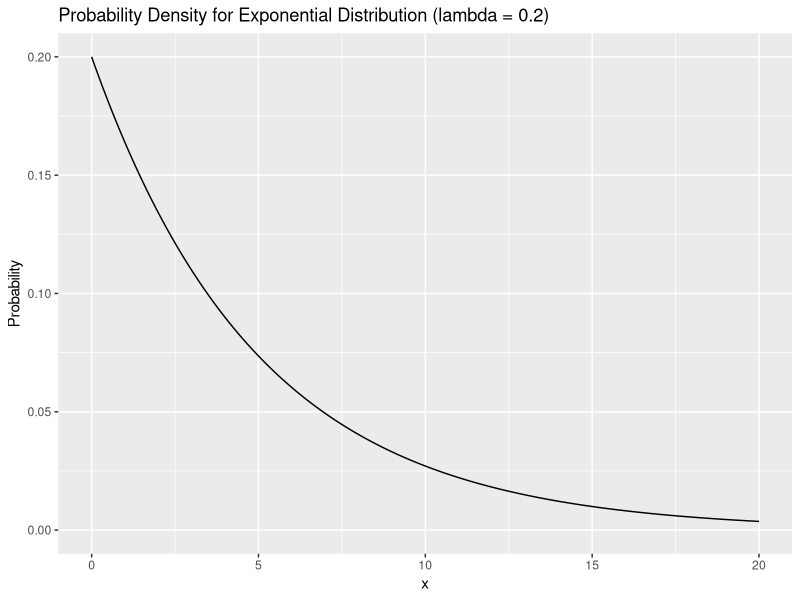
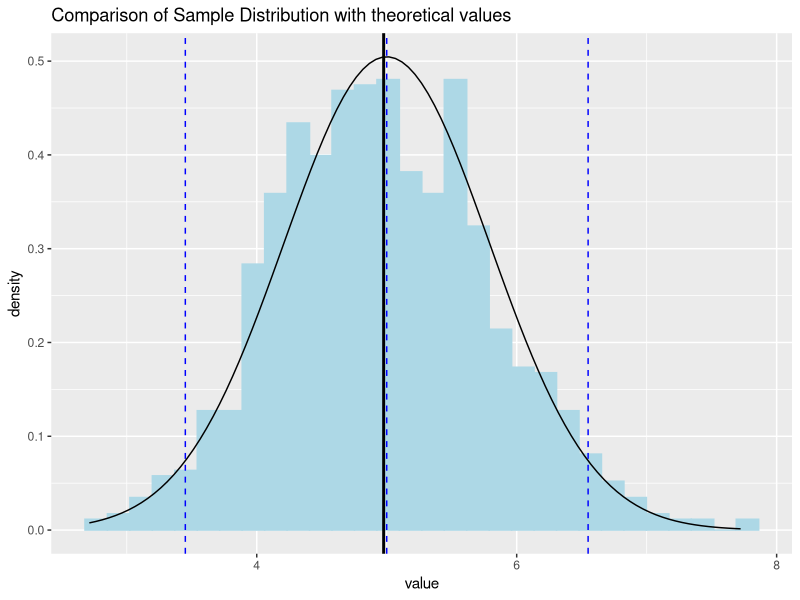

The R script that drew these images, in order:
## ---- chunk 1
suppressPackageStartupMessages({
  require(ggplot2)
  })
set.seed(839297)
lambda <- 0.2
n_draws <- 40
n_simulations <- 1000
## ---- chunk 2
x <- seq(0, 20, by=0.1)
y <- dexp(x, lambda)
qplot(x,
      y,
      main = 'Probability Density for Exponential Distribution (lambda = 0.2)',
      ylab = 'Probability',
      ylim = c(0,0.2),
      geom = c('line')
     )
## ---- chunk 3
y <- NULL
for( i in 1 : n_simulations ) y <- c(y, mean(rexp(n_draws,lambda)))
dat <- as.data.frame(y)
colnames(dat) <- 'value'
## ---- chunk 4
mu_hat <- mean(dat$value)
sigma_hat <- sd(dat$value)
mu <- 1/lambda
sigma <- 1/lambda/sqrt(n_draws)
ll <- mu - qnorm(0.975) * sigma
ul <- mu + qnorm(0.975) * sigma

ggplot(data = dat, aes(x=value)) +
  geom_histogram(bins = 30, colour = 'lightblue', fill = 'lightblue', aes(y = ..density..)) + 
  geom_vline(xintercept = mu, size = 0.5, colour = 'blue', linetype = 'dashed') +
  geom_vline(xintercept = mu_hat, size = 1) +
  geom_vline(xintercept = ul, size = 0.5, colour = 'blue', linetype = 'dashed') +
  geom_vline(xintercept = ll, size = 0.5, colour = 'blue', linetype = 'dashed') +
  ggtitle('Comparison of Sample Distribution with theoretical values') +
  stat_function(fun = dnorm, args = list(mean = mu, sd = sigma), size = 0.5)
